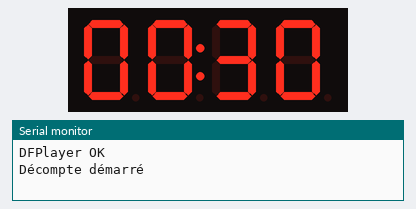
Recording of a program running on a simulated Seeed XIAO ESP32-C3. Parts: 4-digit seven-segment display, the last lines printed to the serial monitor. The audio player accepts every command and is not drawn.

Above: at 1.6 s.
At 4.6 s:
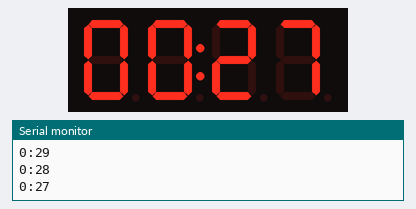
At 8.6 s:
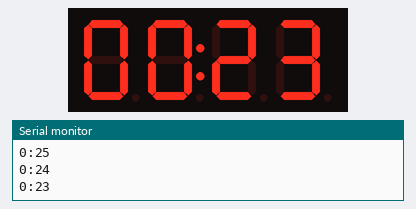
At 16.6 s:
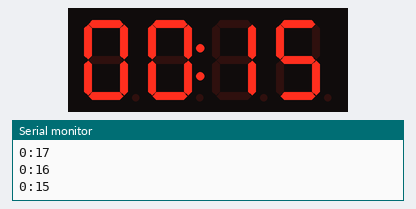
At 24.6 s:
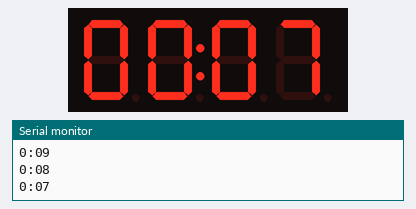
At 31.6 s:
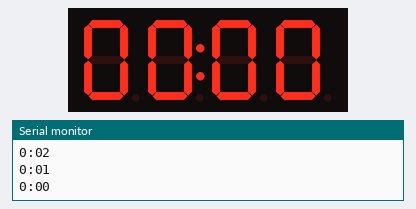

The program:

main.cpp
```cpp
#include <Arduino.h>
#include <Wire.h>
#include <TM1637Display.h>
#include "DFRobotDFPlayerMini.h"

// ========================================
// DÉFINITION DES BROCHES
// ========================================

#define CLK 3
#define DIO 2

#define DF_RX 20  // RX ESP32 <- TX DFPlayer
#define DF_TX 21  // TX ESP32 -> RX DFPlayer

// ========================================
// CONSTANTES
// ========================================

#define Tulipe_Code 1590

#define BEEP 2
#define WIN  4
#define FAIL 3
#define TICK 1

// ========================================
// VARIABLES DU DÉCOMPTE
// ========================================

unsigned long START_MINUTES = 0;
unsigned long START_SECONDES = 30;

unsigned long Secondes = 0;
unsigned long Minutes = 0;
unsigned long totalSecondes = 0;

unsigned long Last_millis = 0;
unsigned long lastTick_millis = 0;

bool gameActive = true;
bool dfOk = false;  // DFPlayer détecté au démarrage

// ========================================
// INITIALISATION DES OBJETS
// ========================================

TM1637Display display(CLK, DIO);
HardwareSerial dfSerial(1);
DFRobotDFPlayerMini myDFPlayer;

// ========================================
// DECLARATION DES FONCTIONS
// ========================================

void compteur();
void afficherTemps();
void jouerSon(uint8_t piste);

// ========================================
// FONCTION : Setup
// ========================================
void setup() {
  Serial.begin(115200);
  while (!Serial && millis() < 3000);

  // Initialisation afficheur
  display.setBrightness(0x0a);
  display.clear();

  // Initialisation DFPlayer
  dfSerial.begin(9600, SERIAL_8N1, DF_RX, DF_TX);
  delay(1000);
  dfOk = myDFPlayer.begin(dfSerial);
  if (!dfOk) {
    Serial.println("DFPlayer non detecte");
  } else {
    Serial.println("DFPlayer OK");
    myDFPlayer.volume(20);
  }

  // Initialisation du décompte
  Minutes = START_MINUTES;
  Secondes = START_SECONDES;
  totalSecondes = Minutes * 60 + Secondes;

  // Affiche la valeur de départ (ex. 00:30) dès le démarrage
  afficherTemps();

  Last_millis = millis();
  lastTick_millis = millis();

  Serial.println("Décompte démarré");
}

// ========================================
// FONCTION : Loop
// ========================================
void loop() {
  if (!gameActive) return;

  compteur();
}

void compteur() {
  unsigned long now = millis();
  unsigned long quarterTime = (START_MINUTES * 60 + START_SECONDES) / 4;

  if (now - Last_millis >= 1000) {
    // += 1000 plutôt que = now : évite d'accumuler la latence de la boucle
    Last_millis += 1000;

    if (totalSecondes > 0) totalSecondes--;
    Minutes = totalSecondes / 60;
    Secondes = totalSecondes % 60;

    afficherTemps();

    Serial.print(Minutes);
    Serial.print(":");
    if (Secondes < 10) Serial.print("0");
    Serial.println(Secondes);

    if (totalSecondes == 0) {
      // Fin du temps : FAIL directement, sans TICK à 00:00
      jouerSon(FAIL);
      gameActive = false;
      Serial.println("FAIL - Temps écoulé");
    } else if (totalSecondes <= quarterTime || totalSecondes % 2 == 0) {
      // TICK : chaque seconde si <= 1/4 du temps initial, sinon toutes les 2 secondes
      jouerSon(TICK);
    }
  }
}

// ========================================
// FONCTION : Affiche Minutes:Secondes sur le TM1637
// ========================================
void afficherTemps() {
  int displayVal = (int)(Minutes * 100 + Secondes);
  display.showNumberDecEx(displayVal, 0b01000000, true);
}

// ========================================
// FONCTION : Joue une piste si le DFPlayer est présent
// (évite les blocages jusqu'à 500 ms quand le module ne répond pas)
// ========================================
void jouerSon(uint8_t piste) {
  if (dfOk) myDFPlayer.play(piste);
}
```

Measured:
- what the display in image 0 shows lasts 1.0 s, from 1.6 s to 2.6 s
